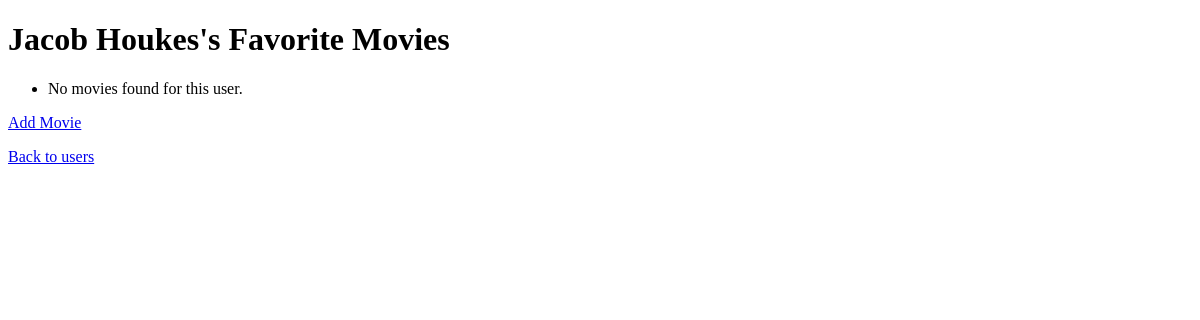
Before: /users/1 with the older database file.
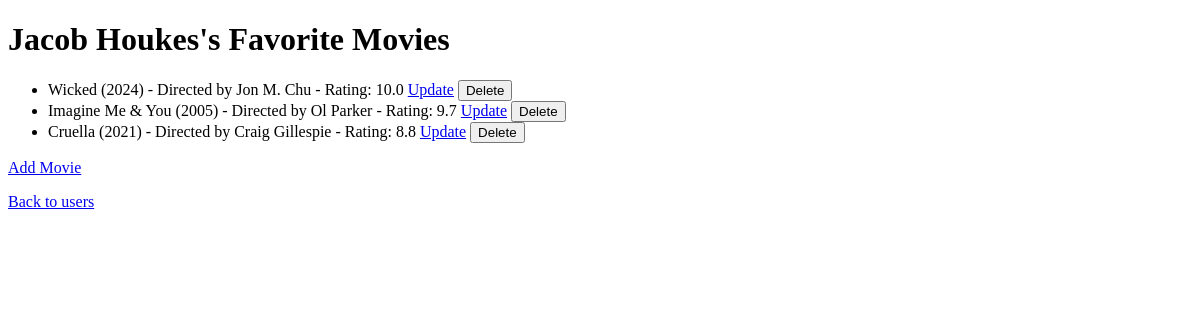
After: the same page with the newer database file.
### models.py (models this page shows)
class User(db.Model):
    __tablename__ = "users"
    id = db.Column(db.Integer, primary_key=True)
    name = db.Column(db.String(80), nullable=False)
    movies = db.relationship('Movie', backref='user', cascade="all, delete-orphan")

class Movie(db.Model):
    __tablename__ = "movies"
    id = db.Column(db.Integer, primary_key=True)
    title = db.Column(db.String(120), nullable=False)
    director = db.Column(db.String(100), nullable=False)
    year = db.Column(db.Integer, nullable=False)
    rating = db.Column(db.Float, nullable=False)
    user_id = db.Column(db.Integer, db.ForeignKey('users.id'), nullable=False)

### app.py (the view)
@app.route('/users/<int:user_id>', methods=['GET'])
def user_movies(user_id):
    user = User.query.get_or_404(user_id)
    return render_template('user_movies.html', user=user, movies=user.movies)

### templates/user_movies.html (shortened to what this page needs)
<!DOCTYPE html>
<html lang="en">
<head>
    <link rel="stylesheet" href="{{ url_for('static', filename='style.css') }}">
</head>
<body>
    <h1>{{ user.name }}'s Favorite Movies</h1>
    <ul>
        {% for movie in movies %}
            <li>
                {{ movie.title }} ({{ movie.year }}) - Directed by {{ movie.director }} - Rating: {{ movie.rating }}
                <a href="/users/{{ user.id }}/update_movie/{{ movie.id }}">Update</a>
                <form action="/users/{{ user.id }}/delete_movie/{{ movie.id }}" method="post" style="display:inline;">
                    <button type="submit" onclick="return confirm('Are you sure you want to delete this movie?');">Delete</button>
                </form>
            </li>
        {% else %}
            <li>No movies found for this user.</li>
        {% endfor %}
    </ul>
    <p><a href="/users/{{ user.id }}/add_movie">Add Movie</a></p>
    <p><a href="/users">Back to users</a></p>
</body>
</html>

Changed rows visible on the page:
added Movie: title "Wicked", year "2024", director "Jon M. Chu", rating "10.0"
added Movie: title "Imagine Me & You", year "2005", director "Ol Parker", rating "9.7"
added Movie: title "Cruella", year "2021", director "Craig Gillespie", rating "8.8"
Other visible differences:
text no longer shown: "No movies found for this user."
